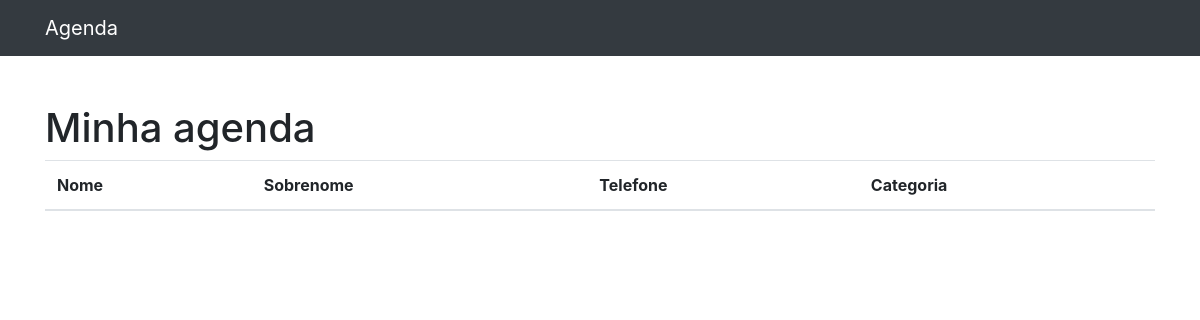
/, run on an earlier commit of the app's database.
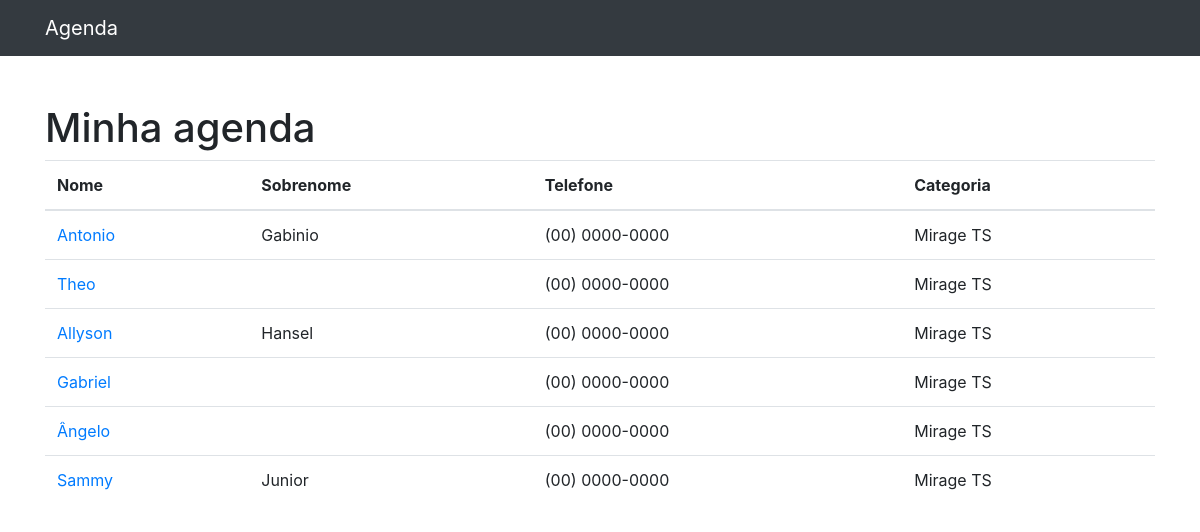
And on a later commit of the database.
### contatos/models.py (models this page shows, shortened)
class Contato(models.Model):
    nome = models.CharField(max_length=255)
    sobrenome = models.CharField(max_length=255, blank=True)
    telefone = models.CharField(max_length=255)
    email = models.CharField(max_length=255, blank=True)
    data_criacao = models.DateTimeField(default=timezone.now)
    descricao = models.TextField(blank=True)
    categoria = models.ForeignKey(Categoria, on_delete=models.DO_NOTHING)

class Categoria(models.Model):
    nome = models.CharField(max_length=255)
    def __str__(self):
        return self.nome

### contatos/views.py (the view)
# urls.py: path('', views.index, name='index'),
def index(request):
    contatos = Contato.objects.all()
    return render(request, 'contatos/index.html', {
        'contatos': contatos
    })

### contatos/templates/contatos/index.html
{% extends 'base.html' %}
{% block conteudo %}
<h1 class="mt-5">Minha agenda</h1>
<table class="table">
  <thead>
    <tr>
      <th>Nome</th>
      <th>Sobrenome</th>
      <th>Telefone</th>
      <th>Categoria</th>
    </tr>
  </thead>
  <tbody>
    {% for contato in contatos %}
    <tr>
      <td>
        <a href="{% url 'ver_contato' contato.id %}">{{contato.nome}}</a>
      </td>
      <td>{{contato.sobrenome}}</td>
      <td>{{contato.telefone}}</td>
      <td>{{contato.categoria}}</td>
    </tr>
    {% endfor %}
  </tbody>
</table>
{% endblock conteudo %}

### templates/base.html (shortened to what this page needs)
{% load static %}
<!DOCTYPE html>
<html lang="pt">
<head>
    {% include 'parciais/_head.html'%}
</head>
<body>
    {% include 'parciais/_nav.html'%}
  <div class="container">
    <div class="row">
      <div class="col-lg-12">
        {% block conteudo %}{% endblock conteudo %}
      </div>
    </div>
  </div>
</body>
</html>

### templates/parciais/_head.html (shortened to what this page needs)
{% load static %}
<link href="{% static 'vendor/bootstrap/css/bootstrap.min.css'%}" rel="stylesheet">

### templates/parciais/_nav.html (shortened to what this page needs)
  <nav class="navbar navbar-expand-lg navbar-dark bg-dark static-top">
    <div class="container">
      <a class="navbar-brand" href="{% url 'index' %}">Agenda</a>
    </div>
  </nav>

What changed in the data, as far as the page shows it:
added Contato: nome "Antonio", sobrenome "Gabinio", telefone "(00) 0000-0000", categoria "Mirage TS"
added Contato: nome "Theo", telefone "(00) 0000-0000", categoria "Mirage TS"
added Contato: nome "Allyson", sobrenome "Hansel", telefone "(00) 0000-0000", categoria "Mirage TS"
added Contato: nome "Gabriel", telefone "(00) 0000-0000", categoria "Mirage TS"
added Contato: nome "Ângelo", telefone "(00) 0000-0000", categoria "Mirage TS"
added Contato: nome "Sammy", sobrenome "Junior", telefone "(00) 0000-0000", categoria "Mirage TS"
